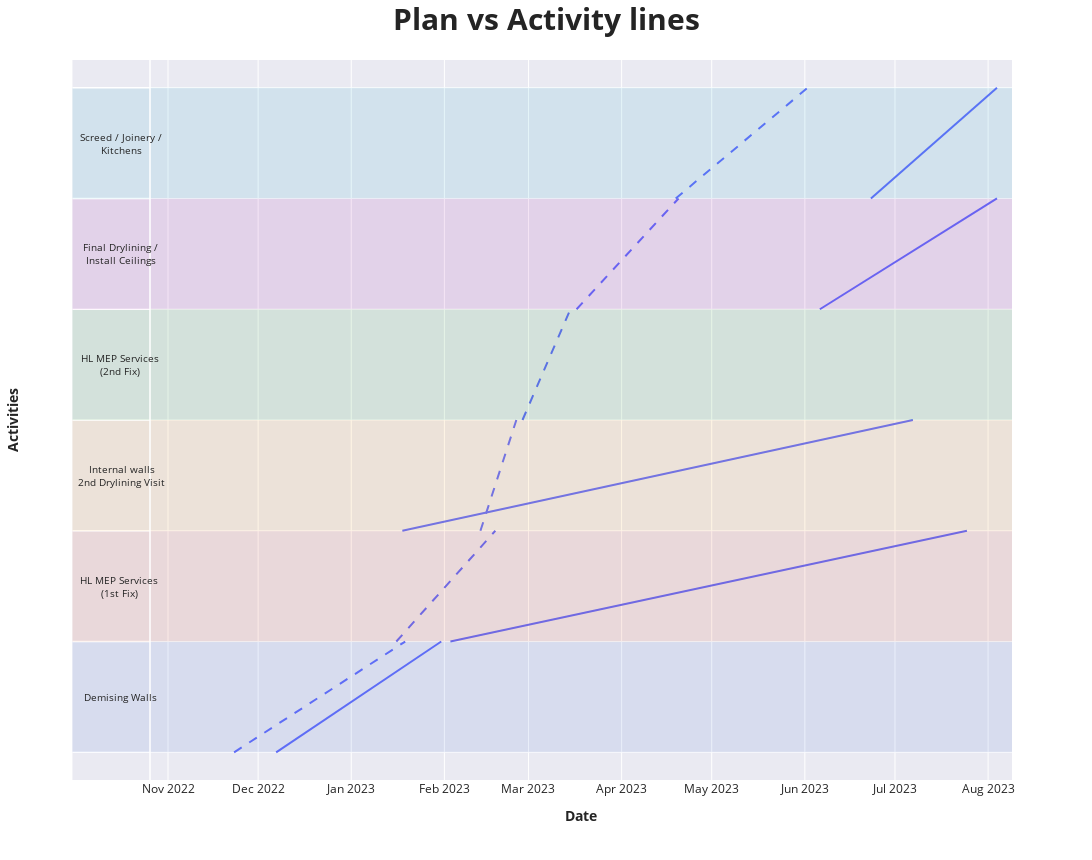

The notebook cell this image was saved under:
### Code cell
flowlineactivitiesfigsth = px.line()
flowlineactivitiesfig_layouts_datapointssth = []
flowlineactivitiesfig_layoutssth = []

for i in range(southfloornamelen):

    datapointsA = []

    a = plot_making3([list(south_wp_dates[j]) for j in range(i*len(set([i[2] for i in south_wp_dates])), (i+1)*len(set([i[2] for i in south_wp_dates])))], interest_floors_Dates[6*i:6*i+6])

    for i in range(len(plot_making3([list(south_wp_dates[j]) for j in range(i*len(set([i[2] for i in south_wp_dates])), (i+1)*len(set([i[2] for i in south_wp_dates])))], interest_floors_Dates[6*i:6*i+6]).data)):

        flowlineactivitiesfigsth.add_trace(a.data[i])
        datapointsA.append(a.data[i])
        
    flowlineactivitiesfig_layoutssth.append(a.layout)

    flowlineactivitiesfig_layouts_datapointssth.append(datapointsA)

plot_making3([list(south_wp_dates[j]) for j in range(6, 12)], interest_floors_Dates[6:12])

### Figure 1 — Plotly figure (JSON) as saved in the notebook; plotly's stock layout.template omitted (floating-point values rounded to 4 significant figures)
{"data": [{"customdata": [["2022-11-23", "2023-01-18", "Demising Walls"], ["2022-11-23", "2023-01-18", "Demising Walls"], [null, null, null], ["2023-01-16", "2023-02-17", "HL MEP Services (1st Fix)"], ["2023-01-16", "2023-02-17", "HL MEP Services (1st Fix)"], [null, null, null], ["2023-02-13", "2023-02-24", "Internal walls 2nd Drylining Visit"], ["2023-02-13", "2023-02-24", "Internal walls 2nd Drylining Visit"], [null, null, null], ["2023-02-27", "2023-03-14", "HL MEP Services (2nd Fix)"], ["2023-02-27", "2023-03-14", "HL MEP Services (2nd Fix)"], [null, null, null], ["2023-03-17", "2023-04-19", "Final Drylining / Install Ceilings"], ["2023-03-17", "2023-04-19", "Final Drylining / Install Ceilings"], [null, null, null], ["2023-04-19", "2023-06-01", "Screed / Joinery / Kitchens"], ["2023-04-19", "2023-06-01", "Screed / Joinery / Kitchens"], [null, null, null]], "hovertemplate": "Initial Date: %{customdata[0]}<br>Final Date: %{customdata[1]}<br>Activity: %{customdata[2]}", "legendgroup": "", "line": {"color": "#636efa", "dash": "dash"}, "marker": {"symbol": "circle"}, "mode": "lines", "name": "", "orientation": "v", "showlegend": false, "type": "scatter", "x": ["2022-11-23T00:00:00", "2023-01-18T23:00:00", null, "2023-01-16T00:00:00", "2023-02-17T23:00:00", null, "2023-02-13T00:00:00", "2023-02-24T23:00:00", null, "2023-02-27T00:00:00", "2023-03-14T23:00:00", null, "2023-03-17T00:00:00", "2023-04-19T23:00:00", null, "2023-04-19T00:00:00", "2023-06-01T23:00:00", null], "xaxis": "x", "y": [0, 1, null, 1, 2, null, 2, 3, null, 3, 4, null, 4, 5, null, 5, 6, null], "yaxis": "y"}, {"customdata": [["2022-12-07", "2023-01-30", "Demising Walls"], ["2022-12-07", "2023-01-30", "Demising Walls"], [null, null, null], ["2023-02-03", "2023-07-24", "HL MEP Services (1st Fix)"], ["2023-02-03", "2023-07-24", "HL MEP Services (1st Fix)"], [null, null, null], ["2023-01-18", "2023-07-06", "Internal walls 2nd Drylining Visit"], ["2023-01-18", "2023-07-06", "Internal walls 2nd Drylining Visit"], [null, null, null], [null, "None", "HL MEP Services (2nd Fix)"], [null, "None", "HL MEP Services (2nd Fix)"], [null, null, null], ["2023-06-06", "2023-08-03", "Final Drylining / Install Ceilings"], ["2023-06-06", "2023-08-03", "Final Drylining / Install Ceilings"], [null, null, null], ["2023-06-23", "2023-08-03", "Screed / Joinery / Kitchens"], ["2023-06-23", "2023-08-03", "Screed / Joinery / Kitchens"], [null, null, null]], "hovertemplate": "Initial Date: %{customdata[0]}<br>Final Date: %{customdata[1]}<br>Activity: %{customdata[2]}", "legendgroup": "", "line": {"color": "#636efa", "dash": "solid"}, "marker": {"symbol": "circle"}, "mode": "lines", "name": "", "orientation": "v", "showlegend": false, "type": "scatter", "x": ["2022-12-07T00:00:00", "2023-01-30T23:00:00", null, "2023-02-03T00:00:00", "2023-07-24T23:00:00", null, "2023-01-18T00:00:00", "2023-07-06T23:00:00", null, null, null, null, "2023-06-06T00:00:00", "2023-08-03T23:00:00", null, "2023-06-23T00:00:00", "2023-08-03T23:00:00", null], "xaxis": "x", "y": [0, 1, null, 1, 2, null, 2, 3, null, 3, 4, null, 4, 5, null, 5, 6, null], "yaxis": "y"}], "layout": {"annotations": [{"font": {"size": 10}, "showarrow": false, "text": "Demising Walls", "x": -0.079, "xref": "paper", "y": 0.5, "yref": "y"}, {"font": {"size": 10}, "showarrow": false, "text": "HL MEP Services<br>(1st Fix)", "x": -0.083, "xref": "paper", "y": 1.5, "yref": "y"}, {"font": {"size": 10}, "showarrow": false, "text": "Internal walls<br>2nd Drylining Visit", "x": -0.086, "xref": "paper", "y": 2.5, "yref": "y"}, {"font": {"size": 10}, "showarrow": false, "text": "HL MEP Services<br>(2nd Fix)", "x": -0.082, "xref": "paper", "y": 3.5, "yref": "y"}, {"font": {"size": 10}, "showarrow": false, "text": "Final Drylining /<br>Install Ceilings", "x": -0.08, "xref": "paper", "y": 4.5, "yref": "y"}, {"font": {"size": 10}, "showarrow": false, "text": "Screed / Joinery /<br>Kitchens", "x": -0.084, "xref": "paper", "y": 5.5, "yref": "y"}], "height": 860, "legend": {"tracegroupgap": 0}, "margin": {"t": 60}, "shapes": [{"fillcolor": "#eaeaf2", "opacity": 1, "type": "rect", "x0": -0.09, "x1": 0, "xref": "paper", "y0": 0, "y1": 1, "yref": "paper"}, {"line": {"color": "#ffffff", "width": 1.5}, "opacity": 1, "type": "line", "x0": -0.09, "x1": 0, "xref": "paper", "y0": 0, "y1": 0, "yref": "y"}, {"fillcolor": "#3366CC", "opacity": 0.1, "type": "rect", "x0": -0.09, "x1": 1, "xref": "paper", "y0": 0, "y1": 1, "yref": "y"}, {"line": {"color": "#ffffff", "width": 1.5}, "opacity": 1, "type": "line", "x0": -0.09, "x1": 0, "xref": "paper", "y0": 1, "y1": 1, "yref": "y"}, {"fillcolor": "#DC3912", "opacity": 0.1, "type": "rect", "x0": -0.09, "x1": 1, "xref": "paper", "y0": 1, "y1": 2, "yref": "y"}, {"line": {"color": "#ffffff", "width": 1.5}, "opacity": 1, "type": "line", "x0": -0.09, "x1": 0, "xref": "paper", "y0": 2, "y1": 2, "yref": "y"}, {"fillcolor": "#FF9900", "opacity": 0.1, "type": "rect", "x0": -0.09, "x1": 1, "xref": "paper", "y0": 2, "y1": 3, "yref": "y"}, {"line": {"color": "#ffffff", "width": 1.5}, "opacity": 1, "type": "line", "x0": -0.09, "x1": 0, "xref": "paper", "y0": 3, "y1": 3, "yref": "y"}, {"fillcolor": "#109618", "opacity": 0.1, "type": "rect", "x0": -0.09, "x1": 1, "xref": "paper", "y0": 3, "y1": 4, "yref": "y"}, {"line": {"color": "#ffffff", "width": 1.5}, "opacity": 1, "type": "line", "x0": -0.09, "x1": 0, "xref": "paper", "y0": 4, "y1": 4, "yref": "y"}, {"fillcolor": "#990099", "opacity": 0.1, "type": "rect", "x0": -0.09, "x1": 1, "xref": "paper", "y0": 4, "y1": 5, "yref": "y"}, {"line": {"color": "#ffffff", "width": 1.5}, "opacity": 1, "type": "line", "x0": -0.09, "x1": 0, "xref": "paper", "y0": 5, "y1": 5, "yref": "y"}, {"fillcolor": "#0099C6", "opacity": 0.1, "type": "rect", "x0": -0.09, "x1": 1, "xref": "paper", "y0": 5, "y1": 6, "yref": "y"}, {"line": {"color": "#ffffff", "width": 1.5}, "opacity": 1, "type": "line", "x0": -0.09, "x1": 0, "xref": "paper", "y0": 6, "y1": 6, "yref": "y"}, {"line": {"color": "#ffffff", "width": 1.5}, "opacity": 1, "type": "line", "x0": 0, "x1": 0, "xref": "paper", "y0": 0, "y1": 1, "yref": "paper"}], "title": {"font": {"size": 30}, "text": "<b>Plan vs Activity lines<b>"}, "width": 1403, "xaxis": {"anchor": "y", "domain": [0, 1], "range": ["2022-10-26", "2023-08-08T23:00:00"], "title": {"text": "<b>Date<b>"}}, "yaxis": {"anchor": "x", "domain": [0, 1], "range": [-0.25, 6.25], "title": {"standoff": 120, "text": "<b>Activities<b>"}}}}
